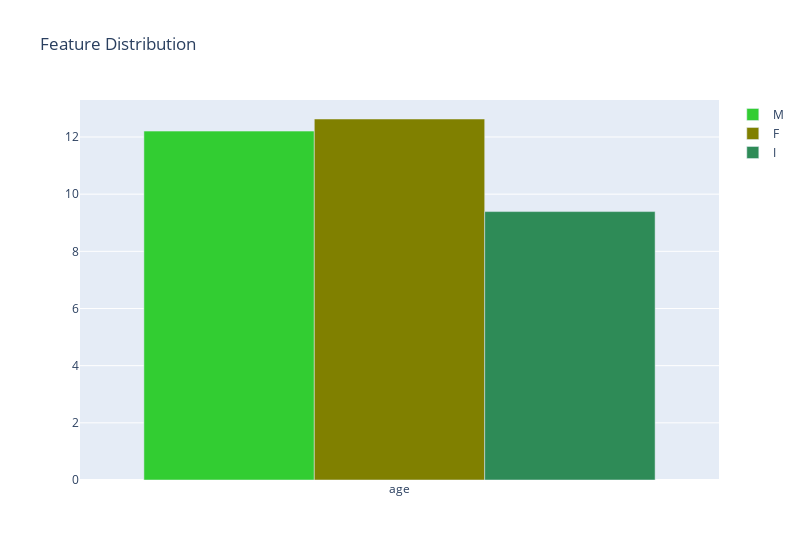

The code cell stored with this chart in its notebook:
### Code cell
a1 = a.copy()
a2 = a.copy()
a3 = a.copy()

a_m = a1[a1['Sex'] == 'M']
a_m.drop('Sex', axis = 1, inplace= True)
a_f = a2[a2['Sex'] == 'F']
a_f.drop('Sex', axis = 1, inplace= True)
a_i = a3[a3['Sex'] == 'I']
a_i.drop('Sex', axis = 1, inplace= True)
a_m.drop(['Length','Diameter', 'Height', 'Whole weight', 'Shucked weight', 'Viscera weight', 'Shell weight'], axis=1, inplace = True)
a_f.drop(['Length','Diameter', 'Height', 'Whole weight', 'Shucked weight', 'Viscera weight', 'Shell weight'], axis=1, inplace = True)
a_i.drop(['Length','Diameter', 'Height', 'Whole weight', 'Shucked weight', 'Viscera weight', 'Shell weight'], axis=1, inplace = True)

a_m = a_m.mean()
a_f = a_f.mean()
a_i = a_i.mean()
          
trace1 = go.Bar(x = a_m.index[::-1], y = a_m.values[::-1], name = 'M', marker = dict(color = 'limegreen'))
trace2 = go.Bar(x = a_f.index[::-1], y = a_f.values[::-1], name = 'F', marker = dict(color = 'olive'))
trace3 = go.Bar(x = a_i.index[::-1], y = a_i.values[::-1], name = 'I', marker = dict(color = 'seagreen'))
data = [trace1, trace2, trace3]
layout = go.Layout(title = 'Feature Distribution', width = 800)
fig = go.Figure(data = data, layout= layout)
py.iplot(fig)

### Figure 1 — Plotly figure (JSON) as saved in the notebook; plotly's stock layout.template omitted (floating-point values rounded to 4 significant figures)
{"data": [{"marker": {"color": "limegreen"}, "name": "M", "type": "bar", "x": ["age"], "y": [12.21]}, {"marker": {"color": "olive"}, "name": "F", "type": "bar", "x": ["age"], "y": [12.63]}, {"marker": {"color": "seagreen"}, "name": "I", "type": "bar", "x": ["age"], "y": [9.39]}], "layout": {"title": {"text": "Feature Distribution"}, "width": 800}}
